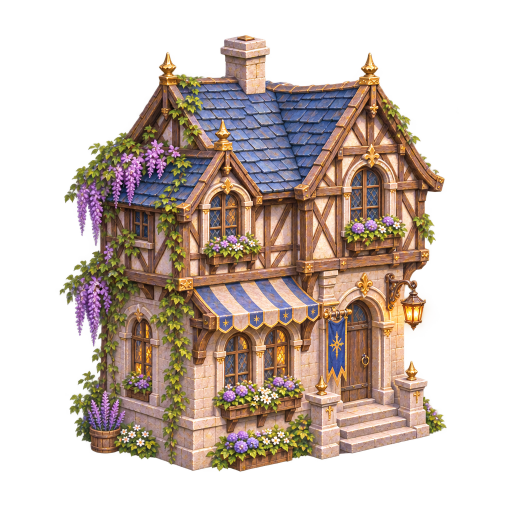
#> input picture art/higgsfield_2026-11/crownsfall_kit/raw/bld_citizen_home.png, 1024 x 1024 px, found by its file name (shown at 1/2 size); its folder holds only this picture in this run
$ python cut_crownsfall_kit.py
#> lines starting #> are read from the running program, lines starting #| are printed output that depends on the picture
#> further down, im is the input picture: PIL image 1024x1024 RGBA; mean R, G, B, A 103, 82.9, 65.5, 120.3
from PIL import Image, ImageDraw
import numpy as np, os, json
from scipy import ndimage
R='art/higgsfield_2026-11/crownsfall_kit/raw/'; O='game/crownsfall_lootslice/assets/kit/crownsfall/'
names={
 'props_market':['market_stall_fruit',None,'market_stall_cloth','covered_wagon','crate_stack','barrels_sacks'],
 'props_street':['lamppost_double','lamppost_single','banner_bracket','banner_pole','bench','notice_board'],
 'props_stone':['balustrade_straight','balustrade_corner','pillar_post','stone_urn','flower_planter','flower_pedestal'],
 'props_decor':['wall_banner_wisteria','banner_standard','crates_wisteria','flower_barrel','apple_basket','book_crates'],
 'foliage_trees':['tree_green','tree_blossom','tree_amber','hydrangea_bush','topiary_urn','sapling'],
 'foliage_decor':['hydrangea_blue','flower_white','wisteria_hang','ivy_hang','lavender','flower_basket'],
}
cat=[]
def trim(im,pad=4):
#> called with pad = 4
    a=np.array(im)[:,:,3]; ys,xs=np.where(a>8)
#> after `a = np.array(im)[:, :, 3]`:
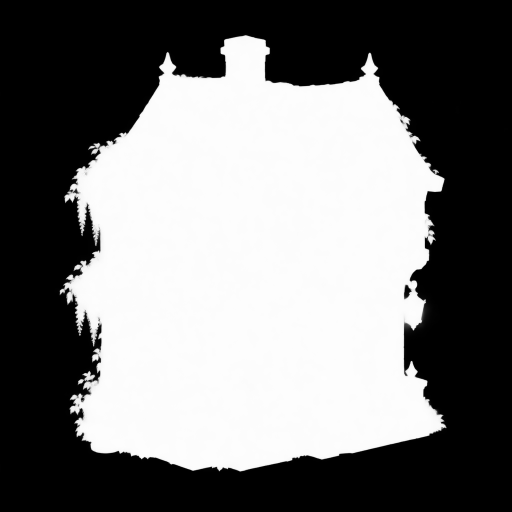
#> a: shape (1024, 1024) (shown at 1/2 size); min 0, max 254, mean 120.3
    return im.crop((max(xs.min()-pad,0),max(ys.min()-pad,0),min(xs.max()+pad+1,im.width),min(ys.max()+pad+1,im.height)))
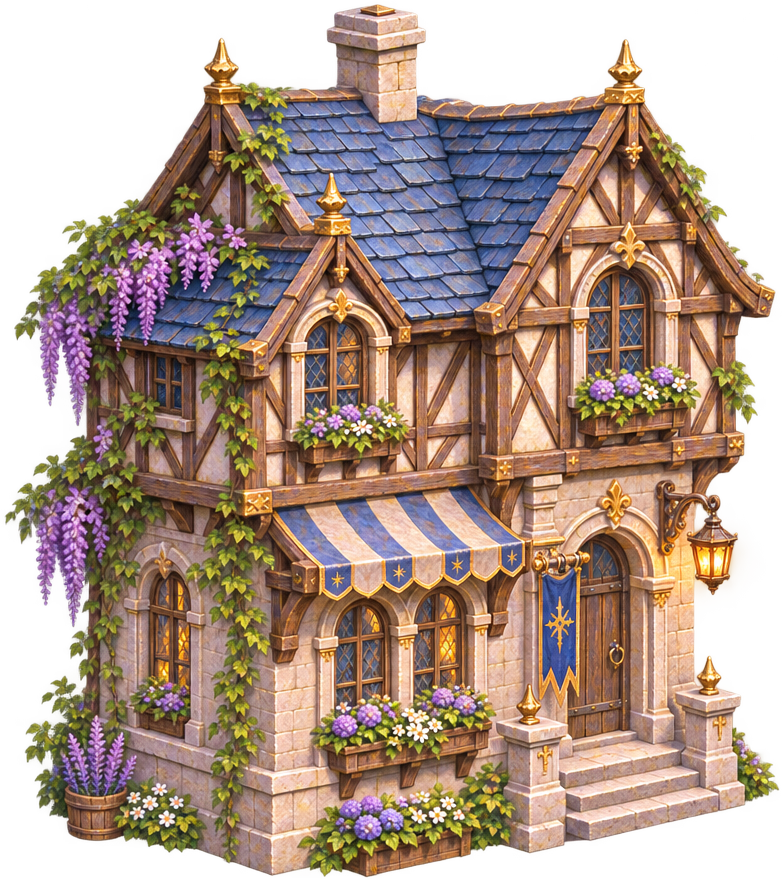
#> returned value: PIL image 784x882 RGBA; mean R, G, B, A 134.1, 107.9, 87.8, 182.4; transparent parts drawn white
for f in sorted(os.listdir(R)):
    k=f[:-4]; im=Image.open(R+f).convert('RGBA')
    if k not in names:
        t=trim(im); t.save(O+k+'.png'); cat.append({'id':k,'kind':{'bld':'building','lm':'landmark'}[k.split('_')[0]],'file':k+'.png','size':list(t.size)}); continue
    a=np.array(im)[:,:,3]>24
    lab,n=ndimage.label(ndimage.binary_dilation(a,iterations=6))
    H,W=a.shape; cells={}
    for i,sl in enumerate(ndimage.find_objects(lab),1):
        ys,xs=sl
        if (lab[sl]==i).sum()<300: continue
        c=int(((ys.start+ys.stop)/2)//(H/2))*3+int(((xs.start+xs.stop)/2)//(W/3))
        cells.setdefault(c,[]).append(i)
    for c,ids in sorted(cells.items()):
        nm=names[k][c]
        if nm is None: print('unnamed',k,c); continue
        m=ndimage.binary_dilation(np.isin(lab,ids)&a,iterations=2)
        arr=np.array(im); arr[:,:,3]=np.where(m,arr[:,:,3],0)
        t=trim(Image.fromarray(arr)); t.save(O+nm+'.png')
        cat.append({'id':nm,'kind':'foliage' if k.startswith('foliage') else 'prop','sheet':k,'file':nm+'.png','size':list(t.size)})
json.dump({'kit':'crownsfall','source':'Higgsfield A1 (2026-11-28), GPT Image 2.6 high, transparent','pieces':cat},open(O+'catalog.json','w'),indent=1)
print(len(cat))
#| 1
fs=[c['file'] for c in cat]; cell=220; cols=10; rows=(len(fs)+cols-1)//cols
#> after `fs = [c['file'] for c in cat]`: fs = ['bld_citizen_home.png']
#> after `rows = (len(fs) + cols - 1) // cols`: rows = 1
s=Image.new('RGB',(cols*cell,rows*cell),(46,52,60))
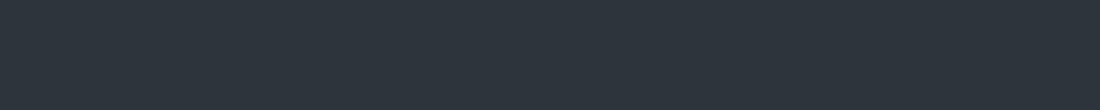
#> s: PIL image 2200x220 RGB (shown at 1/2 size); mean R, G, B 46, 52, 60
for i,f in enumerate(fs):
    p=Image.open(O+f); p.thumbnail((cell-10,cell-28))
#> after `p.thumbnail((cell - 10, cell - 28))`:
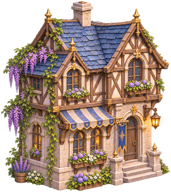
#> p: PIL image 171x192 RGBA; mean R, G, B, A 111, 89, 74.9, 182.5; transparent parts drawn white
    x=(i%cols)*cell+(cell-p.width)//2; y=(i//cols)*cell+4+(cell-28-p.height)//2
#> after `x = i % cols * cell + (cell - p.width) // 2`: x = 24
#> after `y = i // cols * cell + 4 + (cell - 28 - p.height) // 2`: y = 4
    s.paste(p,(x,y),p); ImageDraw.Draw(s).text(((i%cols)*cell+4,(i//cols)*cell+cell-18),f[:-4],fill=(255,230,150))
#> after `s.paste(p, (x, y), p)`:
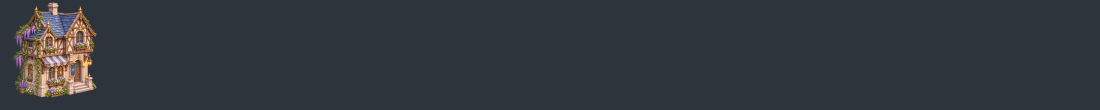
#> s: PIL image 2200x220 RGB (shown at 1/2 size); mean R, G, B 50.9, 55.2, 62
s.save('/tmp/claude-0/-home-user-age-of-the-lost/7d006b6b-5ba6-59a7-960e-a8220b91ea7c/scratchpad/a1_cut.png')

$ run again, on art/higgsfield_2026-11/crownsfall_kit/raw/foliage_trees.png
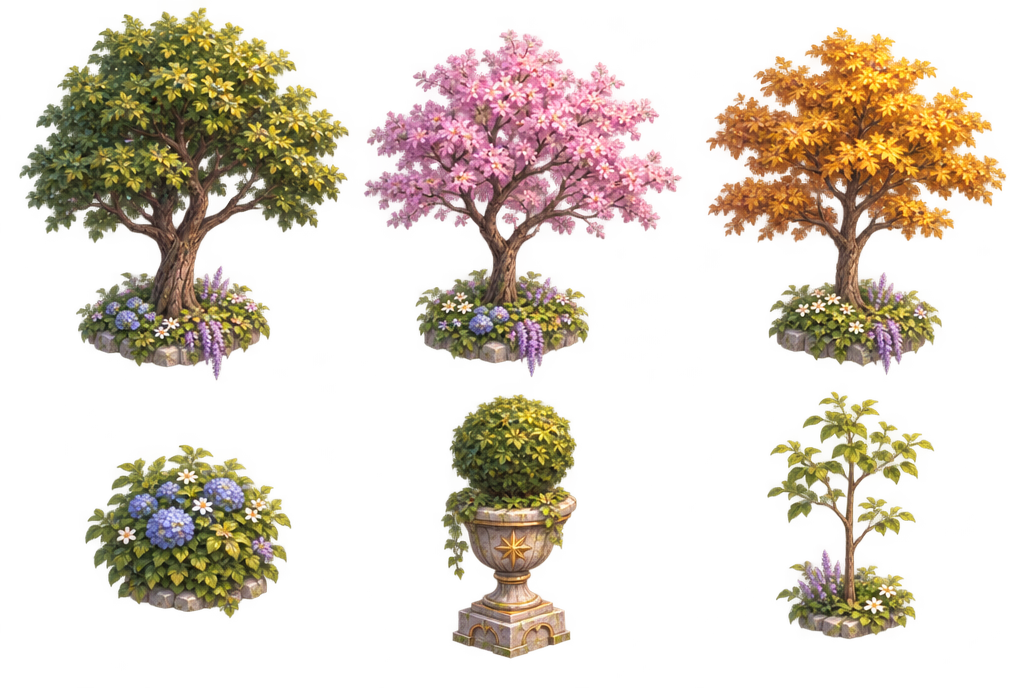
#> input picture art/higgsfield_2026-11/crownsfall_kit/raw/foliage_trees.png, 1024 x 688 px, found by its file name
#> im is the input picture: PIL image 1024x688 RGBA; mean R, G, B, A 127.8, 105.7, 68.8, 79
#> lab: shape (688, 1024) int32; 7 distinct labels, from 0 to 6
#> n = 6
#> the loop `for i,sl in enumerate(ndimage.find_objects(lab),1):` made 6 passes
#> c on passes 1 to 6: 0, 2, 1, 5, 4, 3
#> after the loop `for i,sl in enumerate(ndimage.find_objects(lab),1):`: cells = {0: [1], 2: [2], 1: [3], 5: [4], 4: [5], 3: [6]}
#> the loop `for c,ids in sorted(cells.items()):` made 6 passes
#> after the loop `for c,ids in sorted(cells.items()):`:
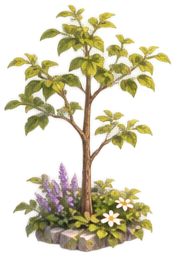
#> t: PIL image 176x257 RGBA; mean R, G, B, A 136, 123.4, 62, 80.3; transparent parts drawn white
#> after the loop `for c,ids in sorted(cells.items()):`: cat = 6 items
#| 6
#> fs = ['tree_green.png', 'tree_blossom.png', 'tree_amber.png', 'hydrangea_bush.png', 'topiary_urn.png', 'sapling.png']
#> rows = 1
#> x = 25
#> y = 4
#> `s.save('/tmp/claude-0/-home-user-age-of-the-lost/7d006b6b-5ba6-59a7-96..`:
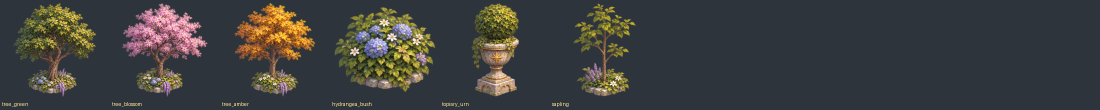
#> saved as a1_cut.png: PIL image 2200x220 RGB (shown at 1/2 size); mean R, G, B 62.8, 63.5, 63.3

$ run again, on art/higgsfield_2026-11/crownsfall_kit/raw/lm_arch_a.png
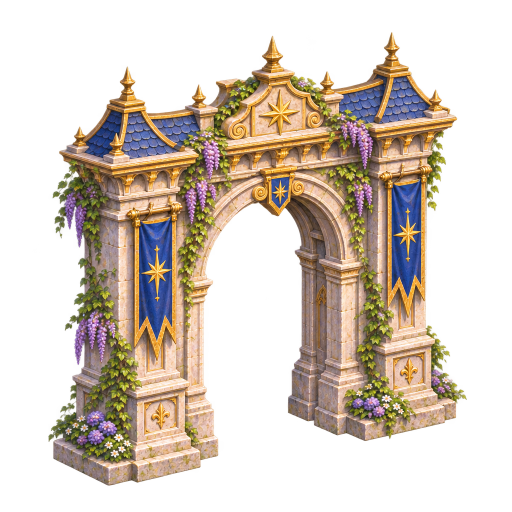
#> input picture art/higgsfield_2026-11/crownsfall_kit/raw/lm_arch_a.png, 1024 x 1024 px, found by its file name (shown at 1/2 size)
#> im is the input picture: PIL image 1024x1024 RGBA; mean R, G, B, A 116.3, 96.9, 73.2, 108.2
#| 1
#> `p.thumbnail((cell - 10, cell - 28))`:
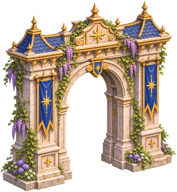
#> p: PIL image 177x192 RGBA; mean R, G, B, A 97.6, 81.7, 65.1, 146.5; transparent parts drawn white
#> `s.paste(p, (x, y), p)`:
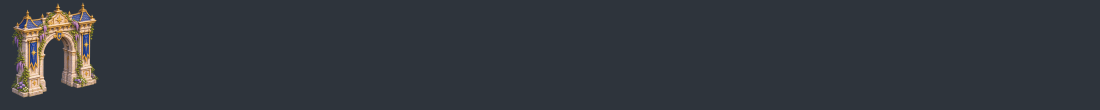
#> s: PIL image 2200x220 RGB (shown at 1/2 size); mean R, G, B 50.6, 55.3, 61.9

$ run again, on art/higgsfield_2026-11/crownsfall_kit/raw/lm_arch_b.png
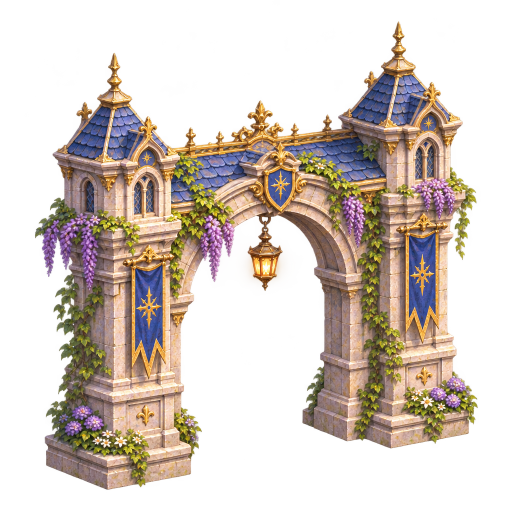
#> input picture art/higgsfield_2026-11/crownsfall_kit/raw/lm_arch_b.png, 1024 x 1024 px, found by its file name (shown at 1/2 size)
#> im is the input picture: PIL image 1024x1024 RGBA; mean R, G, B, A 115.3, 95.7, 76.3, 106.8
#| 1
#> `p.thumbnail((cell - 10, cell - 28))`:
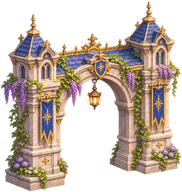
#> p: PIL image 182x192 RGBA; mean R, G, B, A 88.1, 72.7, 61.3, 132.4; transparent parts drawn white
#> `s.paste(p, (x, y), p)`:
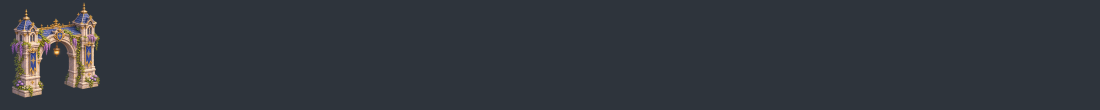
#> s: PIL image 2200x220 RGB (shown at 1/2 size); mean R, G, B 50.1, 54.9, 61.9
